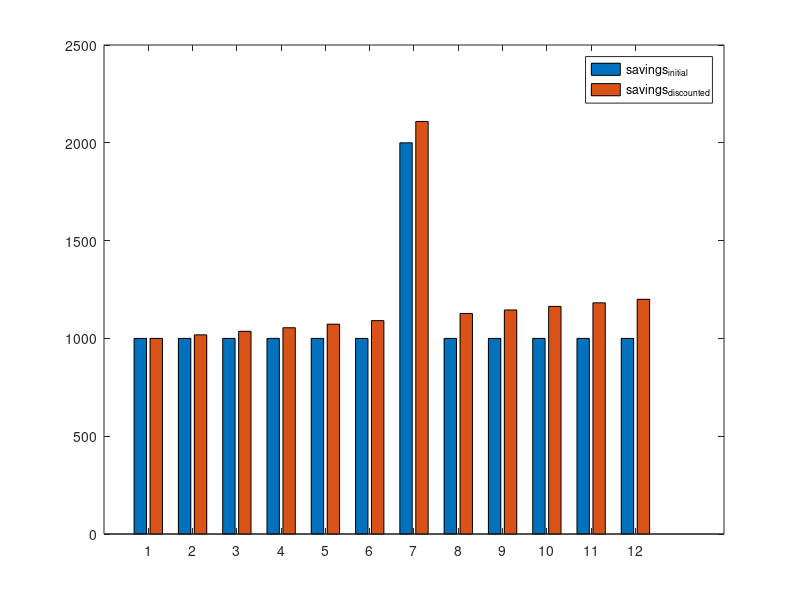

This chart was generated by the following MATLAB code:
%% Homework 0 - Question 2 - Mrugank Dake
clear; clc; close all;

%% 3a)
% A column vector of 12 elements each of 3000 representing a steady income
% source of 3000 per month
income = 3000 * ones(12, 1);
disp('The column vector is:')
disp(income)

%% 3b)
% Due to the TAship, the income for the 7th month is now 4000. Therefore,
% the resulting income vector becomes:
income(7) = 4000;
disp('The update vector is:')
disp(income)

%% 3c)
% The expenses matrix has four columns: rent, grocery, clothing, fun in the
% order. The expenses for each month are kept constant and also the expense
% across each domain is also kept constant, say 500 each.
expenses = repmat(500, 12, 4);
disp('The expenses matrix is:')
disp(expenses)

%% 3d)
% The saving vector is the difference between the income vector and the
% row-sum vector of the expenses matrix
savings = income - sum(expenses, 2);
disp('The savings vector is:')
disp(savings)

%% 3e)
% The discount_vector is a vector with a linear spacing from 1 to 0.8 with
% 12 equal-spaced intervals
discount_vector = linspace(1, .8, 12);
% Transforming the grocery and clothing columns i.e. columns 2 and 3 of the expenses matrix
% using the discount matrix
expenses(:, 2:3) = expenses(:, 2:3) .* discount_vector';
disp('The resulting expenses matrix after discounting is:')
disp(expenses)

%% 3f)
savings(:, 2) = income - sum(expenses, 2);
h = bar(savings, 'grouped');
set(h, {'DisplayName'}, {'savings_{initial}', 'savings_{discounted}'}')
legend()